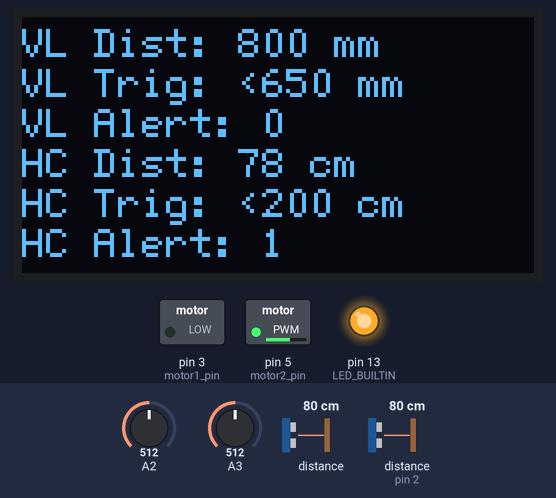
A sketch run on a simulated Arduino Uno, built with avr-gcc and run on an emulated ATmega328P. Shown: 128×64 one-colour display, switched loads named in the sketch (green lamp = pin HIGH), output pins drawn as LEDs (lit = HIGH). Wiring (inferred from the names in the program): ultrasonic range finder: trigger pin 4; echo pin 2. The inputs (shaded band) are chosen by the test bench; at power-on: distance to the obstacle 80 cm, distance to the obstacle (sensor on pin 2) 80 cm, A2 = 512, A3 = 512. The echo pulse lasts 58.3 µs per cm; pins used as bus, display or sensor lines are not drawn; what the sketch prints to the serial monitor is not drawn.

Above: at 1.4 s.
1.5 s: distance to the obstacle (sensor 0) set to 250 cm
At 2.7 s:
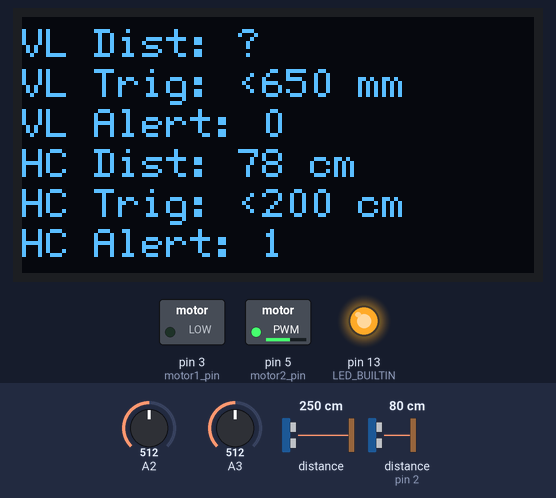
3.8 s: distance to the obstacle (sensor on pin 2) set to 299 cm
At 5.7 s:
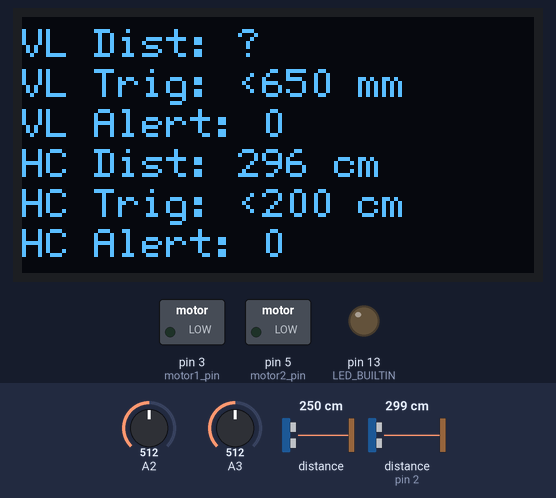
6.0 s: distance to the obstacle (sensor on pin 2) set to 2 cm
At 7.2 s:
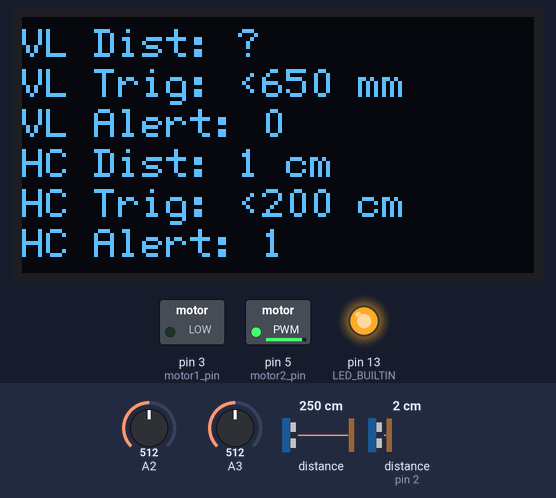
Timing chart, 0 to 9.0 s (numbered marks = the images above; inputs shaded):
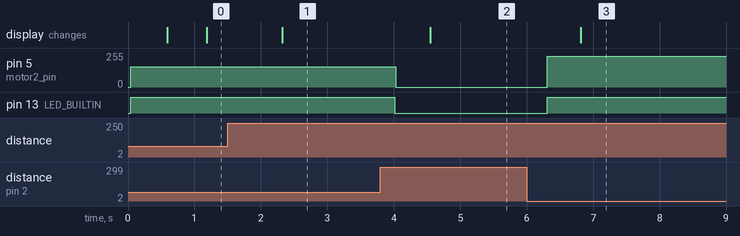

The sketch:

Caminho_Livre_dev.ino
```cpp
// (licence header left out)
// Bibliotecas

#include <Wire.h>   // Biblioteca I2C nativa do Arduino
#include <VL53L0X.h>    // Biblioteca de interface com o sensor VL53L0X, desenvolvida por Pololu. Disponível em: https://github.com/pololu/vl53l0x-arduino
#include <U8glib.h>   // Biblioteca de interface com displays, desenvolvida por olikraus. Disponível em: https://github.com/olikraus/U8glib_Arduino


// VL53L0X

#define VL_ENABLE // Comentar desativa o sensor VL53L0X. Obs: Habilitar ambos sensores simultaneamente pode reduzir a velocidade de leitura

VL53L0X vl_sensor;

// É possível estender o alcance máximo do sensor de 1200mm para 2000mm através do modo long range.
// No entanto, é possível que ocorram imprecisões de leitura devido a reflexos de objetos.
// Funciona melhor em situação de baixa luz. Usar com cuidado.

// Descomentar ativa o modo long range:
//#define LONG_RANGE

// É possível alterar a velocidade do sensor através do tempo de amostragem. Há duas pré-definições:
//   HIGH_SPEED: alta velocidade, em troca de menor precisão
//   HIGH_ACCURACY: alta precisão, em troca de baixa velocidade
// Usar com cuidado.

// Descomentar uma linha de cada vez altera o tempo de amostragem. Se ambas estiverem comentadas, o tempo de amostragem segue o padrão de fábrica:
//#define HIGH_SPEED
//#define HIGH_ACCURACY

// Variáveis auxiliares
boolean vl_alert;
String VL_alert;
unsigned int vl_distance;
String VL_distance;
unsigned int vl_max_distance;
unsigned int vl_trig;
String VL_trig;


// HC-SR04

#define HC_ENABLE // Comentar desativa o sensor HC-SR04. Obs: Habilitar ambos sensores simultaneamente pode reduzir a velocidade de leitura

// Portas ligadas ao sensor HC-SR04
const int hc_trig_pin = 4;
const int hc_echo_pin = 2;

// Variáveis auxiliares
boolean hc_alert;
String HC_alert;
unsigned int hc_distance;
String HC_distance;
const int hc_max_distance = 400; // Determina a distância máxima do sensor HC-SR04
unsigned int hc_trig;
String HC_trig;


// Motores

// No modo de alerta progressivo, a frequência do padrão vibratório do alerta aumenta de acordo proximidade do obstáculo.
// Descomentar ativa o alerta progressivo:
//#define PROGRESSIVE_ALERT

const int min_alert_pulses = 2; // O mínimo de pulsos de vibração que serão gerados quando houver um alerta de obstáculo
const int motor1_pin = 3;    // Saída PWM do motor 1 ligada no pino 3 do microcontrolador
const int motor2_pin = 5;    // Saída PWM do motor 2 ligada no pino 5 do microcontrolador

const int min_pwm = 30;
const int max_pwm = 230;    // Limite máximo da escala de PWM no motor (Max = 255): Mais baixo consome menos, mais alto é mais fácil perceber


// Display

U8GLIB_SH1106_128X64 u8g(U8G_I2C_OPT_NONE);   // Definição do modelo de display utilizado (Ver referência da biblioteca U8glib)


// Função de leitura da distância do sensor HC-SR04. Dispensa o uso de biblioteca

int HC_getDistance (void) {

  // Reseta o pino Trig e aguarda 2 uS (Pode ser até 5uS)
  digitalWrite(hc_trig_pin, LOW);
  delayMicroseconds(2);

  // Aciona o sensor mantendo o pino Trig alto por 10 uS
  digitalWrite(hc_trig_pin, HIGH);
  delayMicroseconds(10);
  digitalWrite(hc_trig_pin, LOW);

  // Lê a duração do pulso enviado pelo echoPin.
  // A função pulseIn() aguarda o pino ir de baixo para alto, e cronometra o tempo até o pino voltar para baixo
  long duration = pulseIn(hc_echo_pin, HIGH);

  // Se der timeout, pode ser que o sensor travou
  // Para destravar, muda o pino Echo para saída para dar um pulso, e volta para entrada
  if (duration == 0) {
    pinMode(hc_echo_pin, OUTPUT);
    digitalWrite(hc_echo_pin, LOW);
    delayMicroseconds(200);
    pinMode(hc_echo_pin, INPUT);
  }

  // Calcula a distância através da duração do pulso
  int distance_cm = duration * 0.034 / 2;

  return distance_cm;
}


// Função de desenho no display

void draw(void) {

#ifdef VL_ENABLE
  // Formatação de strings do sensor VL53L0X para o display OLED
  if (vl_distance < vl_max_distance)
    VL_distance = "VL Dist: " + String (vl_distance) + " mm";
  else
    VL_distance = "VL Dist: ?";
  VL_trig = "VL Trig: <" + String (vl_trig) + " mm";
  VL_alert = "VL Alert: " + String (vl_alert);

  // Comandos de escrita no display OLED
  u8g.setFont(u8g_font_6x12);
  u8g.setPrintPos(0, 10);
  u8g.print(VL_distance);
  u8g.setPrintPos(0, 20);
  u8g.print(VL_trig);
  u8g.setPrintPos(0, 30);
  u8g.print(VL_alert);

  // Repetição de dados do OLED no Serial
  Serial.print(VL_distance);
  Serial.print("\t");
  Serial.print(VL_trig);
  Serial.print("\t");
  Serial.print(VL_alert);
  Serial.print("\t");
#endif

#ifdef HC_ENABLE
  // Formatação de strings do sensor HC-SR04 para o display OLED
  if (hc_distance < hc_max_distance)
    HC_distance = "HC Dist: " + String (hc_distance) + " cm";
  else
    HC_distance = "HC Dist: ?";
  HC_trig = "HC Trig: <" + String (hc_trig) + " cm";
  HC_alert = "HC Alert: " + String (hc_alert);

  // Comandos de escrita no display OLED
  u8g.setFont(u8g_font_6x12);
  u8g.setPrintPos(0, 40);
  u8g.print(HC_distance);
  u8g.setPrintPos(0, 50);
  u8g.print(HC_trig);
  u8g.setPrintPos(0, 60);
  u8g.print(HC_alert);

  // Repetição de dados do OLED no Serial
  Serial.print(HC_distance);
  Serial.print("\t");
  Serial.print(HC_trig);
  Serial.print("\t");
  Serial.println(HC_alert);
#endif
}


// Configuração Inicial

void setup() {

  // Inicialização do Serial
  Serial.begin(115200); // Obs: Reduzir o baud-rate pode reduzir a velocidade leitura dos sensores
  Serial.println("\nIniciando...");

  // Configuração de porta do LED embutido
  pinMode(LED_BUILTIN, OUTPUT);

  // Configuração de portas ligadas ao sensor HC-SR04
  pinMode(hc_trig_pin, OUTPUT);   // Define a porta Trig como saída
  pinMode(hc_echo_pin, INPUT);    // Define a porta Echo como entrada

  // Configuração do display
  u8g.setRot180();   // Rotaciona o display. Comentar se não for necessário
  // Define a cor de acordo com o modelo de display utilizado
  if (u8g.getMode() == U8G_MODE_R3G3B2)
    u8g.setColorIndex(255);     // white
  else if (u8g.getMode() == U8G_MODE_GRAY2BIT)
    u8g.setColorIndex(3);         // max intensity
  else if (u8g.getMode() == U8G_MODE_BW)
    u8g.setColorIndex(1);         // pixel on
  else if (u8g.getMode() == U8G_MODE_HICOLOR)
    u8g.setHiColorByRGB(255, 255, 255);

  // Inicialização do Sensor VL53L0X
  Wire.begin();
  vl_sensor.init();
  vl_sensor.setTimeout(500);
  //  Serial.println("Sensor inicializado.");

  // Configura o sensor VL53L0X de acordo com os modos escolhidos. Aqui, os modos podem ser customizados (Alterar os valores com cuidado)
#if defined LONG_RANGE
  // Controla o limite da taxa do sinal de retorno (padrão é 0.25 MCPS)
  vl_sensor.setSignalRateLimit(0.1);
  // Controlam os períodos de pulso do laser (padrão é 14 e 10 PCLKs, respectivamente)
  vl_sensor.setVcselPulsePeriod(VL53L0X::VcselPeriodPreRange, 18);
  vl_sensor.setVcselPulsePeriod(VL53L0X::VcselPeriodFinalRange, 14);
  // Determina a distância máxima no modo LONG RANGE
  vl_max_distance = 2200;
#else
  vl_max_distance = 1300;
#endif

#if defined HIGH_SPEED
  // Reduz o tempo de amostragem para 20 ms (O padrão de fábrica é 33 ms. Aqui, um valor rápido demais pode gerar falsos positivos e perturbar o usuário)
  vl_sensor.setMeasurementTimingBudget(20000);

#elif defined HIGH_ACCURACY
  // Aumenta o tempo de amostragem para 100 ms (O padrão de fábrica é 33 ms. Aqui, um valor lento demais pode comprometer a segurança do usuário)
  vl_sensor.setMeasurementTimingBudget(100000);
#endif
}


// Loop Principal

void loop() {

#ifdef VL_ENABLE

  // Lê o valor calculado pelo sensor VL530X em milímetros
  vl_distance = vl_sensor.readRangeSingleMillimeters();

  // Lê o valor configurado no potenciômetro
  int pot1 = analogRead(A2);

  // Determina a faixa de disparo do sensor de acordo com valor do trimpot e com a distância máxima do sensor
  vl_trig = map(pot1, 0, 1023, 0, vl_max_distance);

  // Determina se deve ser gerado um alerta para o usuário
  if (vl_distance > vl_max_distance) { // Se for maior que a distância máxima possível, ignora (erro)
    vl_alert = 0;
    digitalWrite(LED_BUILTIN, LOW);
  }
  else if (vl_distance >= vl_trig) { // Se for maior ou igual que o configurado no trimpot, não é gerado um alerta
    vl_alert = 0;
    digitalWrite(LED_BUILTIN, LOW);
  }
  else if (vl_distance < vl_trig) { // Se for menor que o configurado no trimpot, gera um alerta
    vl_alert = 1;
    digitalWrite(LED_BUILTIN, HIGH);
  }

  if (vl_alert) {
    int pwm_value = map(vl_distance, 0, vl_trig, max_pwm, min_pwm);
    analogWrite(motor1_pin, pwm_value);
  }
  else {
    analogWrite(motor1_pin, LOW);
  }
#endif

#ifdef HC_ENABLE

  // Calculating the distance
  hc_distance = HC_getDistance();

  // Lê o valor configurado no potenciômetro
  int pot2 = analogRead(A3);

  // Determina a faixa de disparo do sensor de acordo com valor do trimpot e com a distância máxima do sensor
  hc_trig = map(pot2, 0, 1023, 0, hc_max_distance);

  // Determina se deve ser gerado um alerta para o usuário
  if (hc_distance > hc_max_distance) { // Se for maior que a distância máxima possível, ignora (erro)
    hc_alert = 0;
    digitalWrite(LED_BUILTIN, LOW);
  }
  else if (hc_distance >= hc_trig) { // Se for maior ou igual que o configurado no trimpot, não é gerado um alerta
    hc_alert = 0;
    digitalWrite(LED_BUILTIN, LOW);
  }
  else if (hc_distance < hc_trig) { // Se for menor que o configurado no trimpot, gera um alerta
    hc_alert = 1;
    digitalWrite(LED_BUILTIN, HIGH);
  }

  if (hc_alert) {
    int pwm_value = map(hc_distance, 0, hc_trig, max_pwm, min_pwm);
    analogWrite(motor2_pin, pwm_value);
  }
  else {
    analogWrite(motor2_pin, LOW);
  }
#endif

  // Log via display e serial
  u8g.firstPage();
  do {
    draw();
  } while ( u8g.nextPage() );
}
```

Measured:
- after the input at 1.5 s, the display: changes after 0.82 s (image 1)
- after the input at 3.8 s, pin 5 (motor2_pin): 152/255 → 0/255 after 0.23 s; pin 13 (LED_BUILTIN): HIGH → LOW after 0.21 s; the display: changes after 0.75 s (image 2)
- after the input at 6.0 s, pin 5 (motor2_pin): 0/255 → 229/255 after 0.31 s; pin 13 (LED_BUILTIN): LOW → HIGH after 0.31 s; the display: changes after 0.81 s (image 3)
